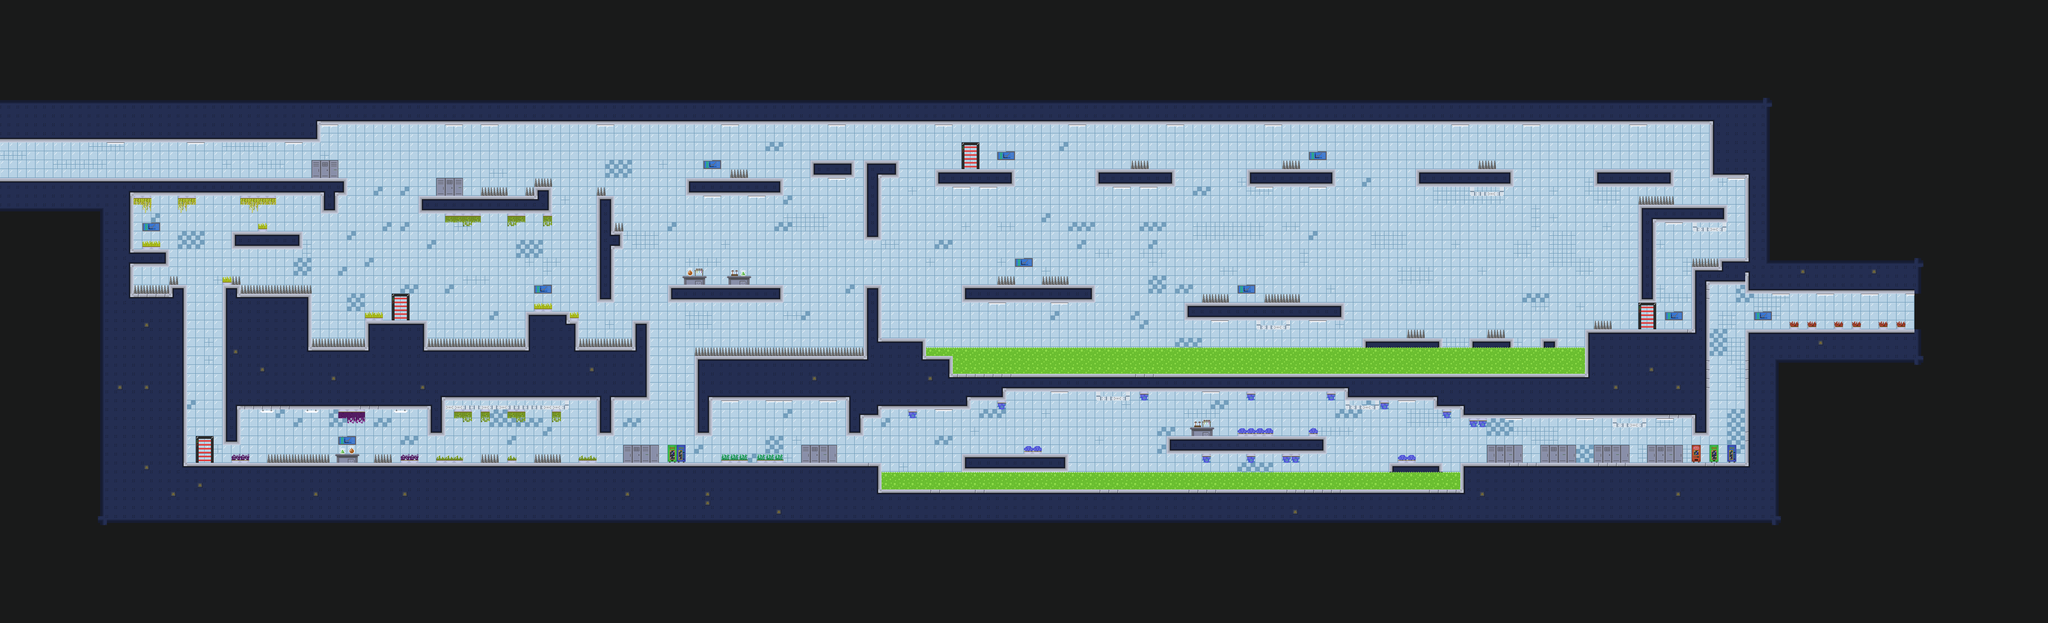

This is a level from a 2D game, rendered from its Tiled map with the project's own tilesets. A one-line summary and the map file follow, with tile-layer data summarised:
An orthogonal 230x70 tile map with 32x32 px tiles, 4 tile layers (Background, Forground, Decor, Spikes) and 260 objects.

<map version="1.10" tiledversion="1.10.1" orientation="orthogonal" renderorder="right-down" width="230" height="70" tilewidth="32" tileheight="32" infinite="0" nextlayerid="10" nextobjectid="309">
 <tileset firstgid="1" source="AssetPackscaled.tsx" />
 <layer id="3" name="Background" width="230" height="70">
  <data>[16100 cells, 8306 non-empty, 4 distinct tile ids]</data>
 </layer>
 <layer id="2" name="Forground" width="230" height="70">
  <data>[16100 cells, 10614 non-empty, 33 distinct tile ids]</data>
 </layer>
 <layer id="4" name="Decor" width="230" height="70">
  <data>[16100 cells, 361 non-empty, 52 distinct tile ids]</data>
 </layer>
 <layer id="1" name="Spikes" width="230" height="70">
  <data>[16100 cells, 457 non-empty, 3 distinct tile ids]</data>
 </layer>
 <objectgroup id="5" name="Collision">
  <object id="3" x="6880" y="0" width="480" height="2240" />
  <object id="4" x="6272" y="1184" width="608" height="1056" />
  <object id="5" x="5248" y="1664" width="1024" height="576" />
  <object id="6" x="3168" y="1760" width="2080" height="480" />
  <object id="7" x="672" y="1664" width="2496" height="576" />
  <object id="9" x="608" y="1024" width="64" height="1216" />
  <object id="10" x="480" y="1056" width="128" height="1184" />
  <object id="11" x="0" y="640" width="480" height="1600" />
  <object id="12" x="480" y="896" width="128" height="64" />
  <object id="14" x="0" y="0" width="1152" height="512" />
  <object id="17" x="6144" y="0" width="128" height="640" />
  <object id="18" x="6272" y="0" width="608" height="1056" />
  <object id="26" x="832" y="832" width="256" height="64" />
  <object id="27" x="2144" y="704" width="64" height="384" />
  <object id="28" x="2400" y="1024" width="416" height="64" />
  <object id="29" x="2464" y="640" width="352" height="64" />
  <object id="30" x="2912" y="576" width="160" height="64" />
  <object id="32" x="3104" y="576" width="64" height="288" />
  <object id="33" x="3360" y="608" width="288" height="64" />
  <object id="34" x="3456" y="1024" width="480" height="64" />
  <object id="36" x="3456" y="1632" width="384" height="64" />
  <object id="37" x="4192" y="1568" width="576" height="64" />
  <object id="38" x="4992" y="1664" width="192" height="64" />
  <object id="39" x="3936" y="608" width="288" height="64" />
  <object id="40" x="4480" y="608" width="320" height="64" />
  <object id="41" x="4256" y="1088" width="576" height="64" />
  <object id="42" x="4896" y="1216" width="288" height="64" />
  <object id="43" x="5280" y="1216" width="160" height="64" />
  <object id="44" x="5536" y="1216" width="64" height="64" />
  <object id="45" x="5088" y="608" width="352" height="64" />
  <object id="46" x="5728" y="608" width="288" height="64" />
  <object id="258" x="480" y="640" width="768" height="64" />
  <object id="259" x="1152" y="704" width="64" height="64" />
  <object id="261" x="800" y="1472" width="58.6667" height="117.333" />
  <object id="262" x="1536" y="1472" width="64" height="96" />
  <object id="264" x="800" y="1440" width="800" height="32" />
  <object id="266" x="800" y="1248" width="1536" height="192" />
  <object id="267" x="2144" y="1440" width="64" height="128" />
  <object id="268" x="2272" y="1152" width="64" height="96" />
  <object id="269" x="1888" y="1120" width="160" height="128" />
  <object id="270" x="2048" y="1152" width="32" height="96" />
  <object id="271" x="1312" y="1152" width="224" height="96" />
  <object id="272" x="800" y="1024" width="64" height="224" />
  <object id="273" x="864" y="1056" width="256" height="192" />
  <object id="274" x="1920" y="672" width="64" height="96" />
  <object id="275" x="1504" y="704" width="416" height="64" />
  <object id="276" x="2496" y="1280" width="928" height="160" />
  <object id="277" x="2496" y="1440" width="64" height="128" />
  <object id="278" x="3040" y="1440" width="64" height="128" />
  <object id="279" x="3104" y="1440" width="64" height="64" />
  <object id="280" x="3168" y="1440" width="320" height="32" />
  <object id="281" x="3424" y="1344" width="192" height="96" />
  <object id="282" x="3104" y="1216" width="224" height="64" />
  <object id="283" x="3104" y="1024" width="64" height="192" />
  <object id="284" x="3616" y="1344" width="1216" height="64" />
  <object id="285" x="4832" y="1344" width="320" height="96" />
  <object id="286" x="5152" y="1344" width="96" height="128" />
  <object id="287" x="5248" y="1344" width="896" height="160" />
  <object id="288" x="6080" y="1504" width="64" height="64" />
  <object id="289" x="5696" y="1184" width="448" height="160" />
  <object id="292" x="5888" y="736" width="320" height="64" />
  <object id="293" x="5888" y="800" width="64" height="288" />
  <object id="299" x="1152" y="0" width="4992" height="448" />
  <object id="300" x="2208" y="832" width="32" height="64" />
  <object id="303" x="6176" y="928" width="96" height="32" />
  <object id="304" x="6080" y="960" width="192" height="64" />
  <object id="305" x="6080" y="1024" width="64" height="160" />
  <object id="308" x="3168" y="576" width="64" height="64" />
 </objectgroup>
 <objectgroup id="6" name="Checkpoints">
  <object id="47" x="704" y="1568" width="64" height="96" />
  <object id="48" x="1408" y="1056" width="64" height="96" />
  <object id="49" x="5888" y="1088" width="64" height="96" />
  <object id="50" x="3456" y="512" width="64" height="96" />
 </objectgroup>
 <objectgroup id="9" name="Heal">
  <object id="83" x="6208" y="1184">
   <point />
  </object>
  <object id="84" x="6208" y="1216">
   <point />
  </object>
  <object id="85" x="6208" y="1248">
   <point />
  </object>
  <object id="86" x="6208" y="1248">
   <point />
  </object>
  <object id="87" x="6208" y="1280">
   <point />
  </object>
  <object id="88" x="6208" y="1312">
   <point />
  </object>
  <object id="89" x="6208" y="1344">
   <point />
  </object>
  <object id="90" x="6208" y="1376">
   <point />
  </object>
  <object id="91" x="6208" y="1376">
   <point />
  </object>
  <object id="92" x="6208" y="1408">
   <point />
  </object>
  <object id="93" x="6208" y="1440">
   <point />
  </object>
  <object id="94" x="6208" y="1472">
   <point />
  </object>
  <object id="95" x="6208" y="1504">
   <point />
  </object>
  <object id="96" x="6208" y="1536">
   <point />
  </object>
  <object id="97" x="6208" y="1536">
   <point />
  </object>
  <object id="98" x="6208" y="1568">
   <point />
  </object>
  <object id="99" x="5152" y="1632">
   <point />
  </object>
  <object id="100" x="5120" y="1632">
   <point />
  </object>
  <object id="101" x="5088" y="1632">
   <point />
  </object>
  <object id="102" x="5056" y="1632">
   <point />
  </object>
  <object id="103" x="5024" y="1632">
   <point />
  </object>
  <object id="104" x="4736" y="1536">
   <point />
  </object>
  <object id="105" x="4704" y="1536">
   <point />
  </object>
  <object id="106" x="4672" y="1536">
   <point />
  </object>
  <object id="107" x="4640" y="1536">
   <point />
  </object>
  <object id="108" x="4544" y="1536">
   <point />
  </object>
  <object id="109" x="4512" y="1536">
   <point />
  </object>
  <object id="110" x="4480" y="1536">
   <point />
  </object>
  <object id="111" x="4448" y="1536">
   <point />
  </object>
  <object id="112" x="4416" y="1536">
   <point />
  </object>
  <object id="113" x="3808" y="1600">
   <point />
  </object>
  <object id="114" x="3776" y="1600">
   <point />
  </object>
  <object id="115" x="3584" y="1600">
   <point />
  </object>
  <object id="116" x="3552" y="1600">
   <point />
  </object>
  </objectgroup>
 <objectgroup id="7" name="Death">
  <!-- 34 objects omitted --></objectgroup>
 <objectgroup id="8" name="NextLVL">
  <!-- 1 objects omitted --></objectgroup>
</map>
<!-- 154 of 260 objects omitted -->